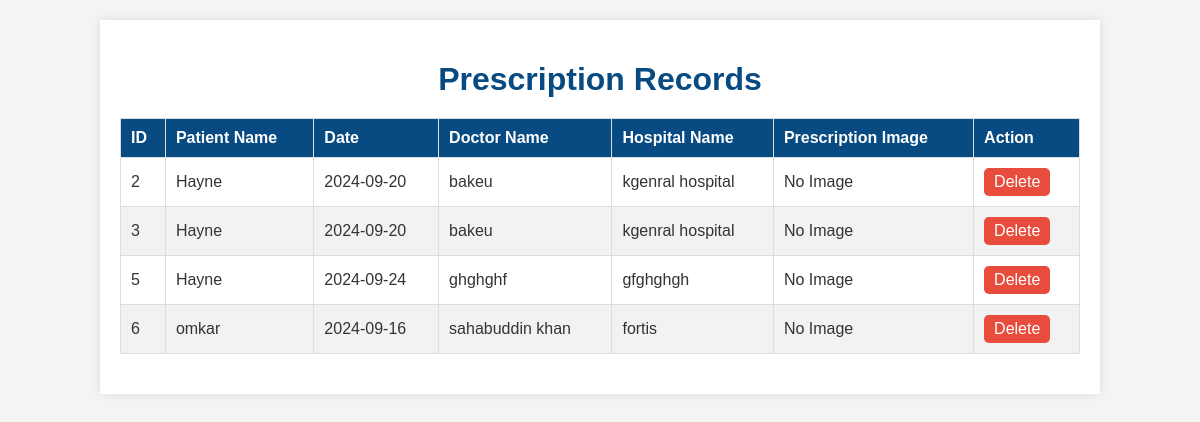
The page /admin_prep.php on the database its author committed.
### tables this page shows
CREATE TABLE `prescriptions` (
  `id` int(11) UNSIGNED NOT NULL,
  `patient_name` varchar(100) NOT NULL,
  `date` date NOT NULL,
  `doctor_name` varchar(100) NOT NULL,
  `hospital_name` varchar(100) NOT NULL,
  `file_name` varchar(255) NOT NULL,
  `file_path` varchar(255) NOT NULL,
  `uploaded_at` timestamp NOT NULL DEFAULT current_timestamp()
);

### admin_prep.php (the view, shortened to what this page needs)
<!DOCTYPE html>
<html lang="en">
<head>
</head>
<body>
    <div class="container">
        <h1>Prescription Records</h1>
        <table>
            <thead>
                <tr>
                    <th>ID</th>
                    <th>Patient Name</th>
                    <th>Date</th>
                    <th>Doctor Name</th>
                    <th>Hospital Name</th>
                    <th>Prescription Image</th>
                    <th>Action</th>
                </tr>
            </thead>
            <tbody>
                <?php
                $servername = "localhost";
                $username = "root";
                $password = "";
                $dbname = "online_pharmacy";
                $conn = new mysqli($servername, $username, $password, $dbname);
                $sql = "SELECT id, patient_name, date, doctor_name, hospital_name, file_name FROM prescriptions";
                $result = $conn->query($sql);
                if ($result->num_rows > 0) {
                    while ($row = $result->fetch_assoc()) {
                        echo "<tr>";
                        echo "<td>" . $row['id'] . "</td>";
                        echo "<td>" . $row['patient_name'] . "</td>";
                        echo "<td>" . $row['date'] . "</td>";
                        echo "<td>" . $row['doctor_name'] . "</td>";
                        echo "<td>" . $row['hospital_name'] . "</td>";
                        $filePath = 'user_prep_uploads/' . htmlspecialchars($row['file_name'], ENT_QUOTES, 'UTF-8');
                        if (file_exists($filePath)) {
                            echo "<td><img src='$filePath' alt='Prescription Image' style='cursor: pointer;' onclick='openModal(\"$filePath\")'></td>";
                        } else {
                            echo "<td>No Image</td>";
                        }
                        echo "<td><a href='?delete_id=" . $row['id'] . "' class='delete-button'>Delete</a></td>";
                        echo "</tr>";
                    }
                } else {
                    echo "<tr><td colspan='7'>No records found</td></tr>";
                }
                ?>
            </tbody>
        </table>
    </div>
</body>
</html>

### admin_prep.php (style rules this page uses)
body { font-family: Arial, sans-serif; background-color: #f4f4f4; color: #333; margin: 0; padding: 0; }
.container { width: 80%; margin: 20px auto; background-color: #fff; padding: 20px; box-shadow: 0 0 10px rgba(0, 0, 0, 0.1); }
h1 { text-align: center; color: #084B83; margin-bottom: 20px; }
table { width: 100%; border-collapse: collapse; margin-bottom: 20px; }
table, th, td { border: 1px solid #ddd; }
th, td { padding: 10px; text-align: left; }
th { background-color: #084B83; color: #fff; }
tr:nth-child(even) { background-color: #f2f2f2; }
.delete-button { background-color: #e74c3c; color: white; padding: 5px 10px; text-align: center; text-decoration: none; display: inline-block; border-radius: 5px; }

### rows shown on the page
prescriptions: id "2", patient_name "Hayne", date "2024-09-20", doctor_name "bakeu", hospital_name "kgenral hospital", shows "No Image"
prescriptions: id "3", patient_name "Hayne", date "2024-09-20", doctor_name "bakeu", hospital_name "kgenral hospital", shows "No Image"
prescriptions: id "5", patient_name "Hayne", date "2024-09-24", doctor_name "ghghghf", hospital_name "gfghghgh", shows "No Image"
prescriptions: id "6", patient_name "omkar", date "2024-09-16", doctor_name "sahabuddin khan", hospital_name "fortis", file_name "No Image"
